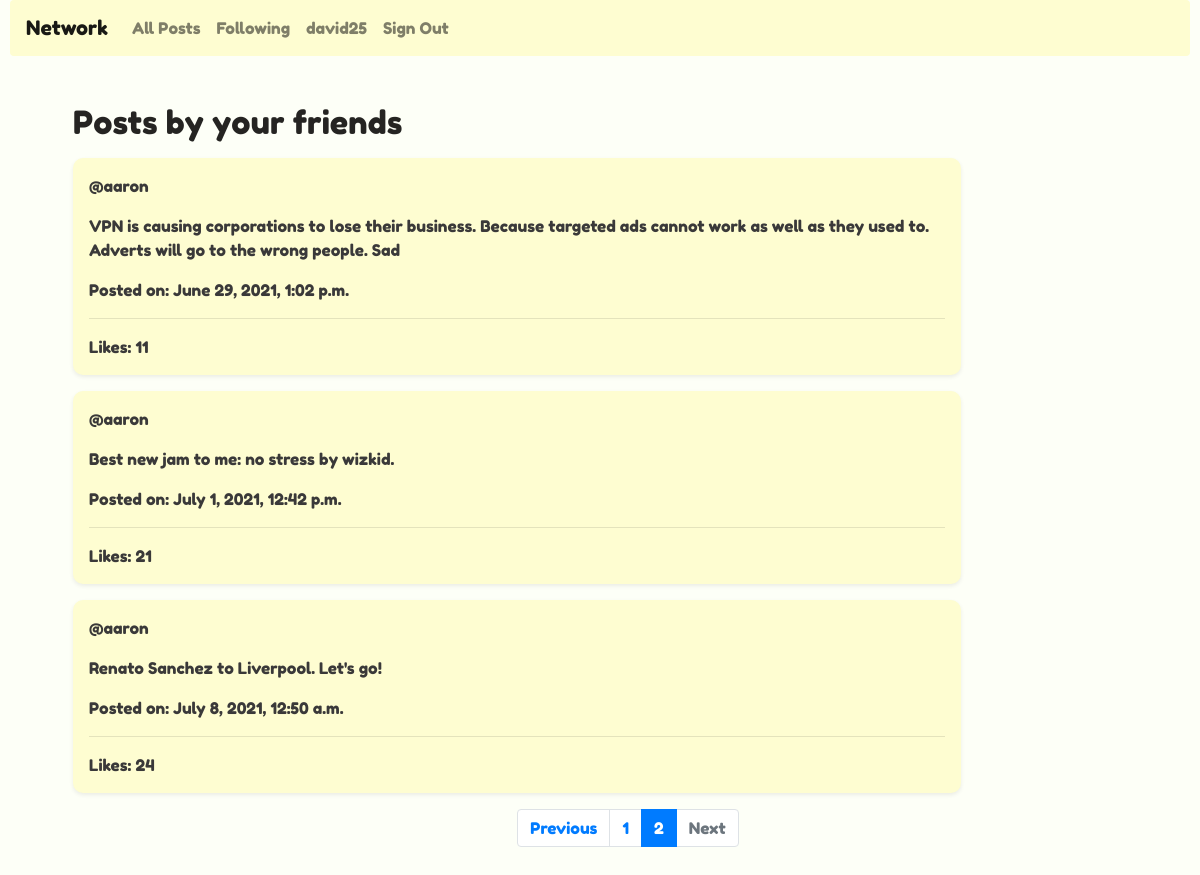
The page /network/following?page=2 (signed in) on the database its author committed.
### network/models.py (models this page shows, shortened)
class User(AbstractUser):
    pass

class Post(models.Model):
    user = models.ForeignKey(User,on_delete=models.CASCADE,null=False,blank=True)
    post = models.TextField(default="")
    time = models.DateTimeField(auto_now_add=True)
    likers = models.ForeignKey(User,on_delete=models.CASCADE,null=True,blank=True, related_name="likers")
    likes = models.IntegerField(default=0)
    slug = models.SlugField(unique=True, default=uuid.uuid1)
    objects = models.Manager()
    custom = PostManager()

### network/views.py (the view)
# urls.py: path("network/following", views.following_view, name="following"),
@login_required
@require_http_methods(["GET"])
def following_view(request):
    get_following = Follow.objects.filter(following=request.user)
    search_posts = []
    ''' for each loop, get the user followed by logged in user and save in a variable
    use the variable to search the post model to get posts by that user
    if the user has more than one post, convert to a list and append to empty list,
    else, remove the first and only post from user and add to search list.
    The idea is to flatten the querySet result which returns nested lists and turn them into one list
    '''
    for user in list(get_following):
        result = Post.objects.filter(user=user.follower)
        if len(list(result)) > 1:
            list_result = list(result)
            for each_result in list_result:
                search_posts.append(each_result)
        else:
            list_result = list(result)
            search_posts.append(result[0])
    paginator = Paginator(search_posts, 5)
    page_number = request.GET.get('page')
    page_obj = paginator.get_page(page_number)
    return render(request, 'network/following.html', {'posts': page_obj})

### network/templates/network/following.html (shortened to what this page needs)
{% extends 'network/layout.html' %}
{% block body %}
<div class="m-5 container">
<h2> Posts by your friends</h2>
{% for p in posts %}
<div style="background-color:#fefdd1;" class="card my-3 p-3 shadow-sm">
<div>@{{p.user}}
</div>
<div class="my-3">{{p.post}}</div>
Posted on: {{p.time}} <hr>
Likes: {{p.likes}}
</div>
{% empty %}
    <div><h5> You're not following anyone so no posts to display :(</h5></div>
{% endfor %}
    <nav aria-label="Page navigation example">
      <ul class="pagination justify-content-center">
        {% if posts.has_previous %}
          <li class="page-item">
            <a class="page-link" href="?page={{ posts.previous_page_number }}">Previous</a>
          </li>
        {% else %}
          <li class="page-item disabled">
            <a class="page-link" href="#" tabindex="-1" aria-disabled="true">Previous</a>
          </li>
        {% endif %}
        {% for i in posts.paginator.page_range %}
          {% if posts.number == i %}
            <li class="page-item active" aria-current="page">
              <span class="page-link">
                {{ i }}
              </span>
            </li>
          {% else %}
            <li class="page-item"><a class="page-link" href="?page={{ i }}">{{ i }}</a></li>
          {% endif %}
        {% endfor %}
        {% if posts.has_next %}
          <li class="page-item">
            <a class="page-link" href="?page={{ posts.next_page_number }}">Next</a>
          </li>
        {% else %}
          <li class="page-item disabled">
            <a class="page-link" href="#" tabindex="-1" aria-disabled="true">Next</a>
          </li>
        {% endif %}
      </ul>
    </nav>
</div>
{% endblock body %}

### network/templates/network/layout.html (shortened to what this page needs)
{% load static %}
<!DOCTYPE html>
<html lang="en">
    <head>
        <link rel="stylesheet" href="https://stackpath.bootstrapcdn.com/bootstrap/4.1.3/css/bootstrap.min.css">
        <link href="{% static 'network/styles.css' %}" rel="stylesheet">
    </head>
    <body style="padding:0px 10px;">
        <nav class="navbar navbar-expand-lg navbar-light rounded" style="background-color: #fefdd1;">
            <a class="navbar-brand" href="{% url 'index' %}">Network</a>
            <div class="d-flex flex-end collapse navbar-collapse" id="navbarSupportedContent">
              <ul class="navbar-nav mr-auto">
                <li class="nav-item">
                  <a id='allPosts' class="nav-link" href="{% url 'index' %}">All Posts</a>
                </li>
                {% if user.is_authenticated %}
                    <li class="nav-item">
                        <a id="following" class="nav-link" href="{% url 'following' %}">Following</a>
                    </li>
                     {% if user.is_authenticated %}
                    <li class="nav-item">
                        <a id="profile" class="nav-link" href="{% url 'profile' user.id %}"><strong>{{ user.username }}</strong></a>
                    </li>
                {% endif %}
                    <li class="nav-item">
                        <a class="nav-link" href="{% url 'logout' %}">Sign Out</a>
                    </li>
                {% endif %}
              </ul>
            </div>
          </nav>
        <div class="body">
            {% block body %}
            {% endblock %}
        </div>
</body>
</html>

### network/static/network/styles.css (style rules this page uses)
body { background-color: #fdfff7; border-radius: 10px; font-family: 'Fredoka One', cursive; font-weight: 200; color: rgb(58, 57, 57); }
h1, h2, h3, h4, h5, h6 { color: #252422; }
.card { width: 80%; border: none; border-radius: 10px; background-color: #fff }

### rows shown on the page
User: username "david25"
Post: user "aaron", post "VPN is causing corporations to lose their business. Because targeted ads cannot work as well as they used to. Adverts will go to the wrong people. Sad", time "June 29, 2021, 1:02 p.m.", likes "11"
Post: user "aaron", post "Best new jam to me: no stress by wizkid.", time "July 1, 2021, 12:42 p.m.", likes "21"
Post: user "aaron", post "Renato Sanchez to Liverpool. Let's go!", time "July 8, 2021, 12:50 a.m.", likes "24"

### other values the page prints
{{ i }} "1"
{{ i }} "2"
